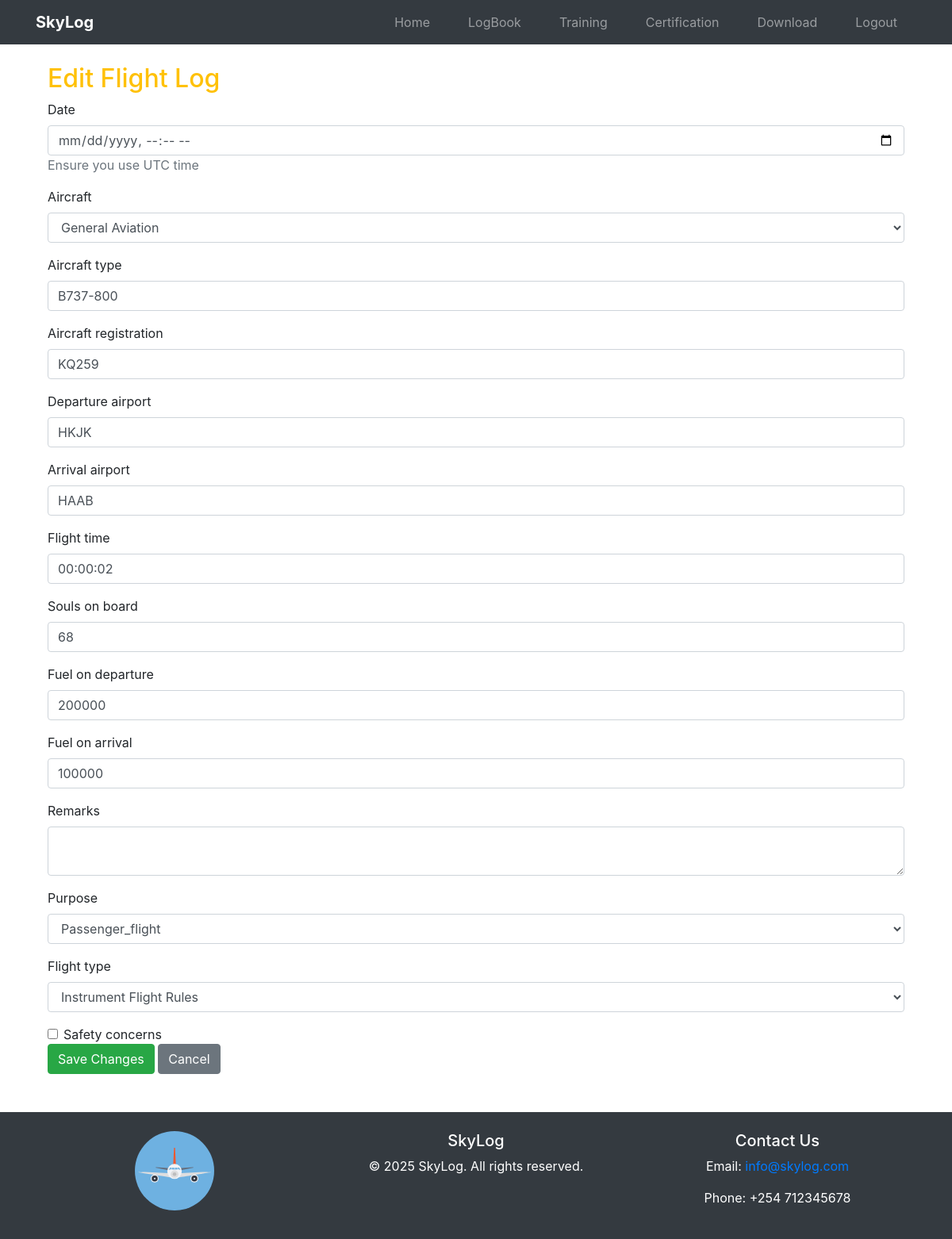
The app's page /logbook/logs/1/edit/ (signed in) with its own data.
### logs/models.py (models this page shows, shortened)
class Log(models.Model):
    user = models.ForeignKey(User, on_delete=models.CASCADE)
    date = models.DateTimeField(default=now)
    AIRCRAFT=[("General Aviation","General Aviation"),("Commercial","Commercial"),("Military","Military")]
    aircraft = models.CharField(max_length=100,choices=AIRCRAFT)
    aircraft_type = models.CharField(max_length=100)
    aircraft_registration = models.CharField(max_length=100,validators=[is_aircraft_reg_num_valid])
    departure_airport = models.CharField(max_length=4, validators=[icao_validator])
    arrival_airport = models.CharField(max_length=4, validators=[icao_validator])
    flight_time = models.DurationField()  # timedelta for hours & minutes
    souls_on_board = models.PositiveIntegerField(default=0)
    fuel_on_departure = models.PositiveIntegerField(default=0)
    fuel_on_arrival = models.PositiveIntegerField(default=0)
    remarks = models.TextField(blank=True, null=True)
    PURPOSE=[("Training","Training"),
             ("Recreational","Recreational"),
             ("Cargo_flight","Cargo_flight"),
             ("Passenger_flight","Passenger_flight")
             ]
    purpose = models.CharField(max_length=20,choices=PURPOSE)
    FLIGHT_TYPES = [("VFR", "Visual Flight Rules"), ("IFR", "Instrument Flight Rules")]
    flight_type = models.CharField(max_length=3, choices=FLIGHT_TYPES)
    flight_number = models.CharField(max_length=20, unique=True, default=uuid.uuid4)
    safety_concerns = models.BooleanField(default=False)

### logs/views.py (the view)
# urls.py: path('logs/<int:log_id>/edit/', views.edit_log, name='edit_log'),
@login_required
def edit_log(request, log_id):
    log = get_object_or_404(Log, id=log_id, user=request.user)
    if request.method == "POST":
        log_form = LogForm(request.POST, instance=log)
        if log_form.is_valid():
            log_form.save()
            return redirect('logs:logs_list')
        else:
            print(log_form.errors)
    else:
        log_form = LogForm(instance=log)
    return render(request, 'logs/edit_log.html', {'log_form': log_form, 'log': log})

### logs/forms.py (shortened to what this page needs)
class LogForm(forms.ModelForm):
    class Meta:
        model = Log
        fields = ['date', 'aircraft', 'aircraft_type', 'aircraft_registration',
                  'departure_airport', 'arrival_airport', 'flight_time',
                    'souls_on_board', 'fuel_on_departure', 'fuel_on_arrival',
                  'remarks', 'purpose', 'flight_type', 'safety_concerns']

### logs/templates/logs/edit_log.html (shortened to what this page needs)
{% extends "others/base.html" %}
{% block content %}
<div class="container mt-4">
    <h2 class="text-warning">Edit Flight Log</h2>
    <form method="POST">
        <div class="form-group">
            <label for="{{ log_form.date.id_for_label }}">{{ log_form.date.label }}</label>
            <input type="datetime-local" class="form-control" id="{{ log_form.date.id_for_label }}"
                   name="{{ log_form.date.name }}" value="{{ log_form.date.value|default:'' }}" required>
            <div class="text-muted">Ensure you use UTC time</div>
        </div>
        <div class="form-group">
            <label for="{{ log_form.aircraft.id_for_label }}">{{ log_form.aircraft.label }}</label>
            <select class="form-control" id="{{ log_form.aircraft.id_for_label }}" name="{{ log_form.aircraft.name }}">
                {% for choice in log_form.aircraft.field.choices %}
                <option value="{{ choice.0 }}" {% if choice.0 == log_form.aircraft.value %}selected{% endif %}>{{ choice.1 }}</option>
                {% endfor %}
            </select>
        </div>
        <div class="form-group">
            <label for="{{ log_form.aircraft_type.id_for_label }}">{{ log_form.aircraft_type.label }}</label>
            <input type="text" class="form-control" id="{{ log_form.aircraft_type.id_for_label }}" name="{{ log_form.aircraft_type.name }}"
                   value="{{ log_form.aircraft_type.value|default:'' }}">
        </div>
        <div class="form-group">
            <label for="{{ log_form.aircraft_registration.id_for_label }}">{{ log_form.aircraft_registration.label }}</label>
            <input type="text" class="form-control" id="{{ log_form.aircraft_registration.id_for_label }}"
                   name="{{ log_form.aircraft_registration.name }}" value="{{ log_form.aircraft_registration.value|default:'' }}" required>
        </div>
        <div class="form-group">
            <label for="{{ log_form.departure_airport.id_for_label }}">{{ log_form.departure_airport.label }}</label>
            <input type="text" class="form-control" id="{{ log_form.departure_airport.id_for_label }}"
                   name="{{ log_form.departure_airport.name }}" value="{{ log_form.departure_airport.value|default:'' }}" placeholder="Enter ICAO code">
        </div>
        <div class="form-group">
            <label for="{{ log_form.arrival_airport.id_for_label }}">{{ log_form.arrival_airport.label }}</label>
            <input type="text" class="form-control" id="{{ log_form.arrival_airport.id_for_label }}"
                   name="{{ log_form.arrival_airport.name }}" value="{{ log_form.arrival_airport.value|default:'' }}" placeholder="Enter ICAO code">
        </div>
        <div class="form-group">
            <label for="{{ log_form.flight_time.id_for_label }}">{{ log_form.flight_time.label }}</label>
            <input type="text" class="form-control" id="{{ log_form.flight_time.id_for_label }}"
                   name="{{ log_form.flight_time.name }}" value="{{ log_form.flight_time.value|default:'' }}"
                   placeholder="HH:MM:SS" pattern="^([0-9]{2}):([0-9]{2}):([0-9]{2})$" title="Enter time in HH:MM:SS format">
        </div>
        <div class="form-group">
            <label for="{{ log_form.souls_on_board.id_for_label }}">{{ log_form.souls_on_board.label }}</label>
            <input type="number" class="form-control" id="{{ log_form.souls_on_board.id_for_label }}"
                   name="{{ log_form.souls_on_board.name }}" value="{{ log_form.souls_on_board.value|default:'' }}">
        </div>
        <div class="form-group">
            <label for="{{ log_form.fuel_on_departure.id_for_label }}">{{ log_form.fuel_on_departure.label }}</label>
            <input type="number" class="form-control" id="{{ log_form.fuel_on_departure.id_for_label }}"
                   name="{{ log_form.fuel_on_departure.name }}" value="{{ log_form.fuel_on_departure.value|default:'' }}">
        </div>
        <div class="form-group">
            <label for="{{ log_form.fuel_on_arrival.id_for_label }}">{{ log_form.fuel_on_arrival.label }}</label>
            <input type="number" class="form-control" id="{{ log_form.fuel_on_arrival.id_for_label }}"
                   name="{{ log_form.fuel_on_arrival.name }}" value="{{ log_form.fuel_on_arrival.value|default:'' }}">
        </div>
        <div class="form-group">
            <label for="{{ log_form.remarks.id_for_label }}">{{ log_form.remarks.label }}</label>
            <textarea class="form-control" id="{{ log_form.remarks.id_for_label }}" name="{{ log_form.remarks.name }}">{{ log_form.remarks.value|default:'' }}</textarea>
        </div>
        <div class="form-group">
            <label for="{{log_form.purpose.id_for_label}}">{{log_form.purpose.label}}</label>
            <select class="form-control" id="{{log_form.purpose.id_for_label}}" name="{{log_form.purpose.name}}">
                {% for choice in log_form.purpose.field.choices %}
                <option value="{{choice.0}}" {% if choice.0 == log_form.purpose.value %}selected{% endif %}>{{choice.1}}</option>
                {% endfor %}
            </select>
        </div>
        <div class="form-group">
            <label for="{{ log_form.flight_type.id_for_label }}">{{ log_form.flight_type.label }}</label>
            <select class="form-control" id="{{ log_form.flight_type.id_for_label }}" name="{{ log_form.flight_type.name }}">
                {% for choice in log_form.flight_type.field.choices %}
                <option value="{{ choice.0 }}" {% if choice.0 == log_form.flight_type.value %}selected{% endif %}>{{ choice.1 }}</option>
                {% endfor %}
            </select>
        </div>
        <div class="form-check">
            <input type="checkbox" class="form-check-input" id="{{ log_form.safety_concerns.id_for_label }}" name="{{ log_form.safety_concerns.name }}" {% if log_form.safety_concerns.value %}checked{% endif %}>
            <label class="form-check-label" for="{{ log_form.safety_concerns.id_for_label }}">{{ log_form.safety_concerns.label }}</label>
        </div>
        <button type="submit" class="btn btn-success">Save Changes</button>
        <a href="{% url 'logs:logs_list' %}" class="btn btn-secondary">Cancel</a>
    </form>
</div>
{% endblock %}

### records on screen
Log: aircraft "General Aviation", aircraft_type "B737-800", aircraft_registration "KQ259", departure_airport "HKJK", arrival_airport "HAAB", purpose "Passenger_flight", flight_type "Instrument Flight Rules"

### other values on screen
{{ log_form.date.label }} "Date"
{{ log_form.aircraft.label }} "Aircraft"
{{ log_form.aircraft_type.label }} "Aircraft type"
{{ log_form.aircraft_registration.label }} "Aircraft registration"
{{ log_form.departure_airport.label }} "Departure airport"
{{ log_form.arrival_airport.label }} "Arrival airport"
{{ log_form.flight_time.label }} "Flight time"
{{ log_form.souls_on_board.label }} "Souls on board"
{{ log_form.fuel_on_departure.label }} "Fuel on departure"
{{ log_form.fuel_on_arrival.label }} "Fuel on arrival"
{{ log_form.remarks.label }} "Remarks"
{{ log_form.purpose.label }} "Purpose"
{{ log_form.flight_type.label }} "Flight type"
{{ log_form.safety_concerns.label }} "Safety concerns"
